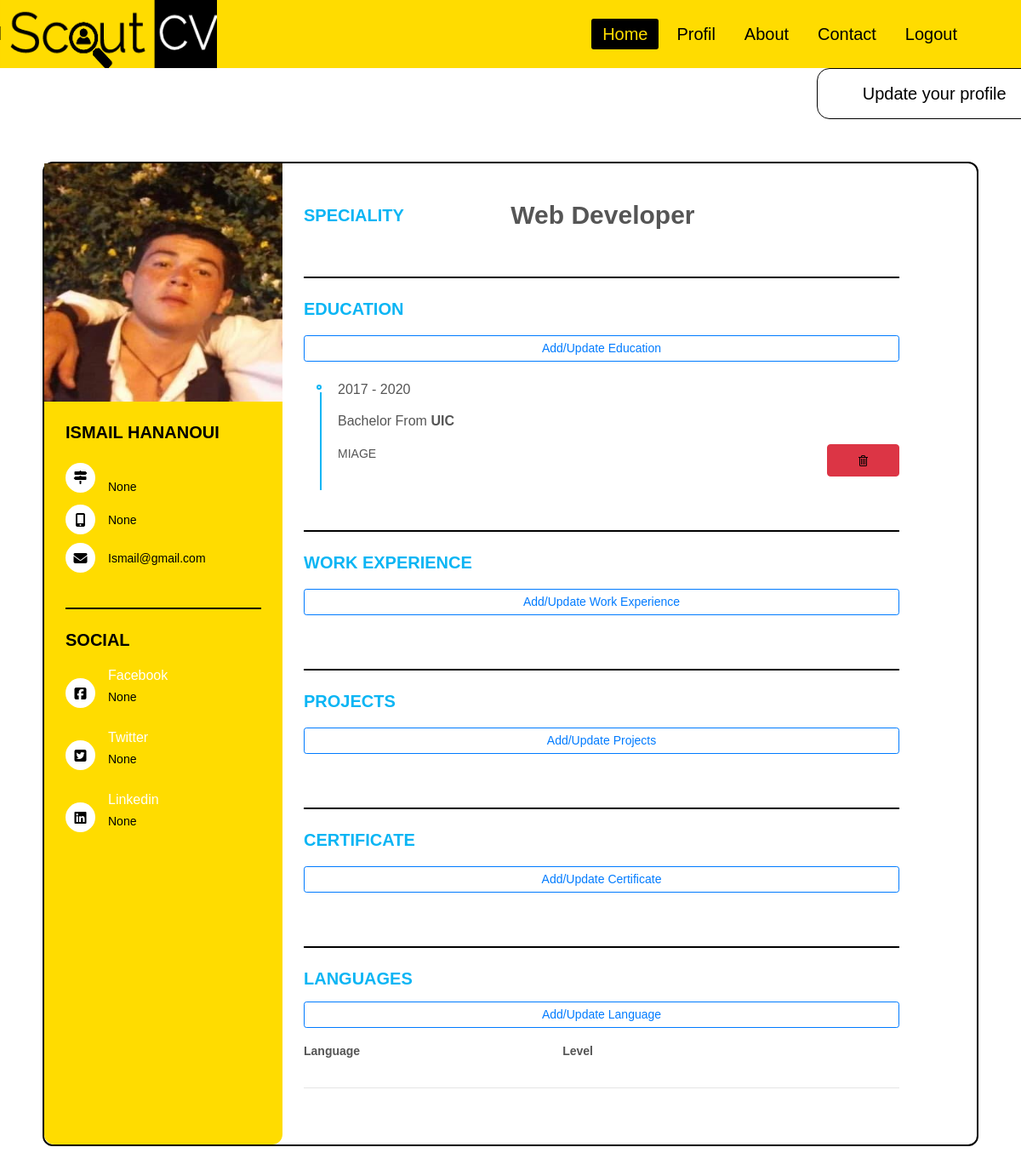
The app's page /cv/ (signed in) with its own data.
### Candidat/models.py (models this page shows, shortened)
class Profil(models.Model):
    SEX = (
        ('', '(Gender)'),
        ('Male','Male'),
        ('Female','Female'),
    )
    STATUS = (
        ('', '(Status)'),
        ('Single','Single'),
        ('Married','Married'),
        ('Widowed','Widowed'),
        ('Divorced','Divorced'),
    )
    user = models.OneToOneField(User, null =True,on_delete=models.CASCADE , default="images/user.png")
    profil_pic = models.ImageField(null=True, blank=True)
    nom = models.CharField(max_length=20 ,null=True)
    prenom = models.CharField(max_length=20 ,null=True)
    date_n = models.DateField(null=True, blank=True)
    sex = models.CharField(max_length=6,choices=SEX ,null=True , blank=True)
    status = models.CharField(max_length=12,choices=STATUS ,null=True , blank=True)
    nationalite = models.CharField(max_length=20 ,null=True, blank=True)
    pays = CountryField(blank_label='(Country)' ,null=True, blank=True)
    ville = models.CharField(max_length=20 ,null=True, blank=True)
    telephone = models.CharField(max_length=20 ,null=True, blank=True)
    poste = models.ForeignKey(Poste, on_delete=models.DO_NOTHING, null=True,blank=True)
    adresse = models.TextField(null=True,blank=True)
    linkdin = models.URLField(max_length=200,null=True,blank=True)
    facebook = models.URLField(max_length=200,null=True,blank=True)
    twitter = models.URLField(max_length=200,null=True,blank=True)
    nbr_annee = models.IntegerField(null = True , default=0,blank=True)
    type_diplome = models.CharField(max_length=20 ,null=True)

class Academic(models.Model):
    TYPE = (
        ('', '(Degree)'),
        ('Bachelor','Bachelor '),
        ('Master','Master'),
        ('Doctorat','Doctorat'),
    )
    profil = models.ForeignKey('Profil',on_delete=models.CASCADE ,null=True)
    annee_debut = models.IntegerField(null=True)
    annee_fin = models.IntegerField(null=True)
    ecole = models.CharField(max_length=50 ,null=True)
    type_diplome = models.CharField(max_length=20,choices=TYPE ,null=True)
    description_academic = models.TextField(null=True,blank=True)

### Entreprise/models.py (models this page shows)
class Poste(models.Model):
    poste_n = models.CharField(max_length=50, null=True)
    def __str__(self):
        return self.poste_n

### Candidat/decorators.py (the view)
        def wrapper_func(request, *args, **kwargs):
            group = None
            if request.user.groups.exists():
                group = request.user.groups.all()[0].name
            if group in allowed_roles:
                return view_func(request,*args, **kwargs)
            else:
                return redirect('profilEntr')

### Candidat/views.py (called while the page is built)
@login_required(login_url='login')
@allowed_users(allowed_roles=['Candidat'])
def cv(request):
    academics = request.user.profil.academic_set.all()
    exp_pros = request.user.profil.experience_pro_set.all()
    projets = request.user.profil.projet_realise_set.all()
    certificats = request.user.profil.certificat_set.all()
    langues = request.user.profil.language_set.all()
    context={
        'academics' : academics,
        'exp_pros':exp_pros,
        'projets' :projets,
        'certificats':certificats,
        'langues' : langues
    }
    return render(request ,'candidat/profil.html',context)

### templates/candidat/profil.html (shortened to what this page needs)
{% extends 'base.html' %}
{% load static %}
{% block style %}
  <link rel="stylesheet" type="text/css" href="{% static 'css/cvcss.css' %}">
{% endblock  %}
{% block content %}
<div class="pr1">
<a href="{% url 'Updateprofil' %}"  class="btn btn-lg btn-success smoothScroll wow fadeInUp" data-wow-delay="0.4s"> <span> Update your profile </span></a>
<div class="resume wow fadeInUp" data-wow-delay="0.1s">
   <div class="resume_left">
     <div class="resume_profile">
       {% if request.user.profil.profil_pic.url is not None %}
        <img src="{{ request.user.profil.profil_pic.url }}" alt="profile_pic">
      {% else %}
        <img src="{% static 'images/user.png' %}" alt="profile_pic">
      {% endif %}
     </div>
     <div class="resume_content">
       <div class="resume_item resume_info">
         <div class="title">
           <p class="bold">{{ request.user.profil.nom }} {{ request.user.profil.prenom }}</p>
         </div>
         <ul>
           <li>
             <div class="icon">
               <i class="fas fa-map-signs"></i>
             </div>
             <div class="data">
               {{ request.user.profil.adresse }} <br /> {{ request.user.profil.pays }}
             </div>
           </li>
           <li>
             <div class="icon">
               <i class="fas fa-mobile-alt"></i>
             </div>
             <div class="data">
               {{ request.user.profil.telephone }}
             </div>
           </li>
           <li>
             <div class="icon">
               <i class="fas fa-envelope"></i>
             </div>
             <div class="data">
               {{ request.user.email }}
             </div>
           </li>
         </ul>
       </div>
       <div class="resume_item resume_social">
         <div class="title">
           <p class="bold">Social</p>
         </div>
         <ul>
           <li>
             <div class="icon">
               <i class="fab fa-facebook-square"></i>
             </div>
             <div class="data">
               <p class="semi-bold">Facebook</p>
               <p>{{ request.user.profil.facebook }}</p>
             </div>
           </li>
           <li>
             <div class="icon">
               <i class="fab fa-twitter-square"></i>
             </div>
             <div class="data">
               <p class="semi-bold">Twitter</p>
               <p>{{ request.user.profil.twitter }}</p>
             </div>
           </li>
           <li>
             <div class="icon">
               <i class="fab fa-linkedin"></i>
             </div>
             <div class="data">
               <p class="semi-bold">Linkedin</p>
               <p>{{ request.user.profil.linkdin }}</p>
             </div>
           </li>
         </ul>
       </div>
     </div>
  </div>
  <div class="resume_right">
    <div class="resume_item resume_about">
        <div class="row">
          <div class="col-4 title">
             <p class="bold">Speciality</p>
            </div>
            <div class="col-8">
              <p class="font-weight-bold" style="font-size: 30px;">{{ request.user.profil.poste }}</p>
            </div>
        </div>
    </div>
    <div class="resume_item resume_work">
        <div class="title">
           <p class="bold">Education</p>
         </div>
         <div>
          <a class="btn btn-outline-primary btn-sm btn-block" href="{% url 'create_academic' %}">Add/Update Education</a>
          <br>
         </div>
        <ul>
          {% for academic in academics %}
          <li>
            <div class="date">{{ academic.annee_debut }} - {{ academic.annee_fin }}</div>
            <div class="info">
              <p class="semi-bold">{{ academic.type_diplome }} From <b>{{ academic.ecole }}</b></p>
              <div class="row">
                <div class="col-10">
                  {{ academic.description_academic }}
                </div>
                <div class="col-2">
                  <form method="POST" action="{% url 'delete_academic' academic.id %}">
                    <button class="btn btn-danger btn-block" type="submit" name="delete">
                      <img class="img-fluid" src="{% static 'images/delete.png' %}" alt="Delete">
                    </button>
                  </form>
                </div>
              </div>
            </div>
            <br>
        </li>
        {% endfor %}
        </ul>
    </div>
    <div class="resume_item resume_work">
      <div class="title">
           <p class="bold">Work Experience</p>
         </div>
         <div>
          <a class="btn btn-outline-primary btn-sm btn-block" href="{% url 'create_experience_pro' %}">Add/Update
            Work Experience</a>
          <br>
        </div>
    </div>
    <div class="resume_item resume_work">
      <div class="title">
        <p class="bold">Projects </p>
      </div>
      <div>
        <a class="btn btn-outline-primary btn-sm btn-block" href="{% url 'create_projet' %}">Add/Update Projects</a>
        <br>
      </div>
    </div>
    <div class="resume_item resume_work">
      <div class="title">
        <p class="bold">Certificate</p>
      </div>
      <div>
        <a class="btn btn-outline-primary btn-sm btn-block" href="{% url 'create_certificat' %}">Add/Update
          Certificate</a>
        <br>
      </div>
    </div>
    <div class="resume_item resume_work">
      <p class="bold">Languages</p>
      <a class="btn btn-outline-primary btn-sm btn-block" href="{% url 'create_language' %}">Add/Update Language</a>
      <div class="row mt-3">
        <div class="col-5">
          <b>
            <p>Language</p>
          </b>
        </div>
        <div class="col-5">
          <b>
            <p>Level</p>
          </b>
        </div>
      </div>
      <hr>
    </div>
    </div>
  </div>
 </div>
  {% include 'bg-Candidat.html' %}
{% endblock  %}

### static/css/cvcss.css (style rules this page uses)
body { margin: 0; font-family: raleway, sans-serif; height: 100%; }
* { margin: 0; padding: 0; box-sizing: border-box; list-style: none; font-family: "raleway", sans-serif; }
body { font-size: 14px; line-height: 22px; color: #555555; }
.bold { font-weight: 700; font-size: 20px; text-transform: uppercase; }
.semi-bold { font-weight: 500; font-size: 16px; }
.resume { width: 1100px; height: auto; display: flex; margin: 50px auto; background-color: white; border:2px solid black; border-radius: 12px; }
.resume .resume_left { width: 280px; background: #FFDC00; border-radius: 12px; }
.resume .resume_left .resume_profile { width: 100%; height: 280px; }
.resume .resume_left .resume_profile img { width: 100%; height: 100%; }
.resume .resume_left .resume_content { padding: 0 25px; }
.resume .title { margin-bottom: 20px; }
.resume .resume_left .bold { color: black; }
.resume .resume_item { padding: 25px 0; border-bottom: 2px solid black; width: inherit; }
.resume .resume_left .resume_item:last-child, .resume .resume_right .resume_item:last-child { border-bottom: 0px; }
.resume .resume_left ul li { display: flex; margin-bottom: 10px; align-items: center; }
.resume .resume_left ul li:last-child { margin-bottom: 0; }
.resume .resume_left ul li .icon { width: 35px; height: 35px; background: #fff; color: black; border-radius: 50%; margin-right: 15px; font-size: 16px; position: relative; }
.resume .icon i, .resume .resume_right .resume_hobby ul li i { position: absolute; top: 50%; left: 50%; transform: translate(-50%, -50%); }
.resume .resume_left ul li .data { color: black; }
.resume .resume_left .resume_social .semi-bold { color: #fff; margin-bottom: 3px; }
.resume .resume_right { width: 700px; background: #fff; padding: 25px; border-radius: 12px; }
.resume .resume_right .bold { color: #0bb5f4; }
.resume .resume_right .resume_work ul, .resume .resume_right .resume_education ul { padding-left: 40px; overflow: hidden; }
.resume .resume_right ul li { position: relative; }
.resume .resume_right ul li .date { font-size: 16px; font-weight: 500; margin-bottom: 15px; }
.resume .resume_right ul li .info { margin-bottom: 20px; }
.resume .resume_right ul li:last-child .info { margin-bottom: 0; }
.resume .resume_right .resume_work ul li:before, .resume .resume_right .resume_education ul li:before { content: ""; position: absolute; top: 5px; left: -25px; width: 6px; height: 6px; border-radius: 50%; border: 2px solid #0bb5f4; }
.resume .resume_right .resume_work ul li:after, .resume .resume_right .resume_education ul li:after { content: ""; position: absolute; top: 14px; left: -21px; width: 2px; height: 115px; background: #0bb5f4; }
.btn-success { background: #ffffff; border-color: transparent; text-align: center; border-radius: 15px; color: black; left:80%; position:relative; border:1px solid black; padding: 14px 36px; -webkit-transition: all 0.6s ease-in-out; transition: all 0.6s ease-in-out; }
.btn-success span:before { content: '\00ab'; position: relative; opacity: 0; top: 0; left: -20px; transition: 0.5s; }

### static/css/nav-bar.css (style rules this page uses)
* { margin: 0; padding: 0; box-sizing: border-box; list-style: none; text-decoration: none; }

### records on screen
Academic: annee_debut "2017", annee_fin "2020", type_diplome "Bachelor", ecole "UIC", description_academic "MIAGE"

### other values on screen
{{ request.user.profil.nom }} "ISMAIL"
{{ request.user.profil.prenom }} "HANANOUI"
{{ request.user.profil.pays }} "None"
{{ request.user.profil.telephone }} "None"
{{ request.user.email }} "Ismail@gmail.com"
{{ request.user.profil.facebook }} "None"
{{ request.user.profil.twitter }} "None"
{{ request.user.profil.linkdin }} "None"
{{ request.user.profil.poste }} "Web Developer"
